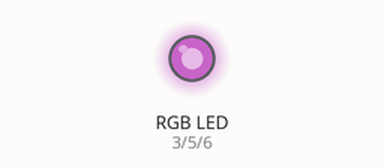
Simulated run of this sketch. Board: Arduino Uno, built with avr-gcc and run on an emulated ATmega328P. On the bench: an RGB LED mixed from three pins (HIGH = lit). Dim RGB values are drawn brighter than linear.

Above: at 0.1 s.
Timing chart, 0 to 1.6 s (numbered marks = the images above):
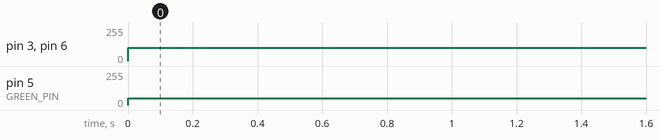

The sketch:

_0300_-_RGB_combine.ino
```cpp
#define RED_PIN   3
#define BLUE_PIN  6
#define GREEN_PIN 5

// the setup function runs once when you press reset or power the board
void setup() {
  // initialize digital pin LED_BUILTIN as an output.
  pinMode(RED_PIN, OUTPUT);
  pinMode(BLUE_PIN, OUTPUT);
  pinMode(GREEN_PIN, OUTPUT);
}

// the loop function runs over and over again forever
void loop() {
  analogWrite(GREEN_PIN, 50);
  analogWrite(RED_PIN, 100);
  analogWrite(BLUE_PIN, 100);
//  digitalWrite(GREEN_PIN, HIGH);
//  digitalWrite(RED_PIN, HIGH);
//  digitalWrite(BLUE_PIN, HIGH);

}
```

Measured:
- by itself, pin 3 (RED_PIN), pin 6 (BLUE_PIN): 0/255 → 100/255 at 0.00 s
- by itself, pin 5 (GREEN_PIN): 0/255 → 50/255 at 0.00 s
